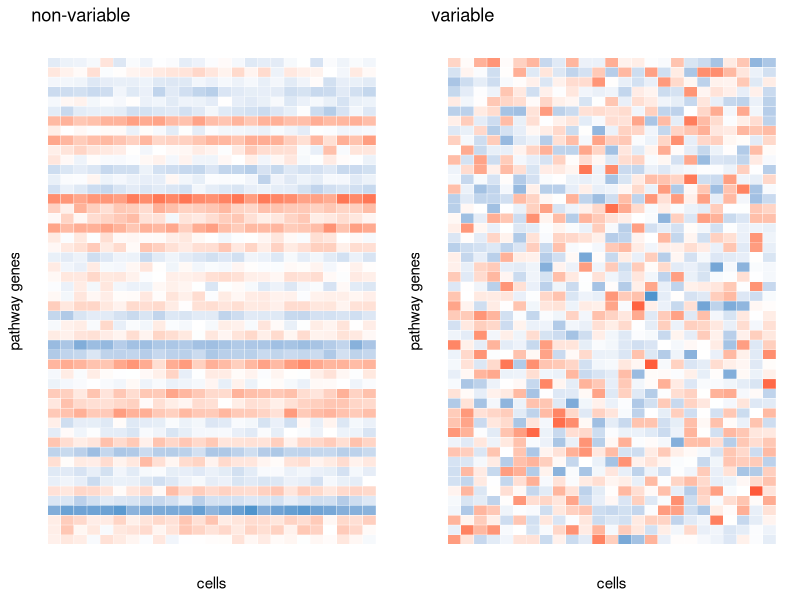
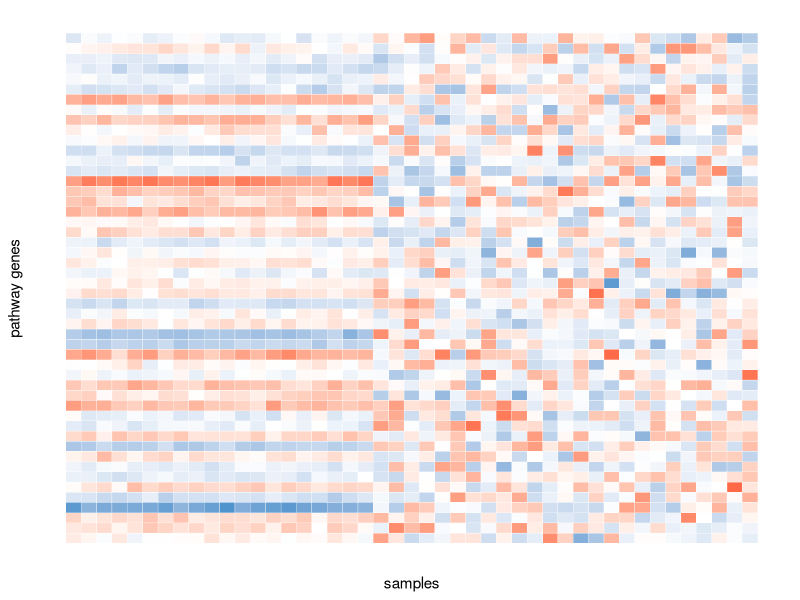

Write R code to recreate these figures, in order. (Note: this script raises an error after producing the figures.)
# this is code to replicate the anlayses and figures from my paper
# "Expression variation analysis for tumor heterogeneity in single-cell RNA-sequencing data"
# figure 1 overview matrix, tsne, barplot
# code developed by Emily Davis

###################################################
### code chunk 1: r init
###################################################
library(ggplot2)
library(ggsignif)
library(gridExtra)
library(dplyr)
library(magrittr)
library(ggrepel)
library(Rtsne)
library(reshape2)

###################################################
### code chunk: overview fig matrix
###################################################

N = 50
M = 50
matvar <- matrix( rnorm(N*M,mean=0,sd=1), N, M) 

# remove first column - adjust sd to change variation level
ma <- matvar[,1]
reps <- t(do.call(rbind, replicate(25, ma, simplify=FALSE)))

# variable data
jitv <- reps + matrix(rnorm(nrow(reps) * ncol(reps), sd = 50), ncol = ncol(reps))
scalevar <- apply(jitv,2,scale)
meltvar <- melt(scalevar)

var <- ggplot(meltvar, aes(Var2,Var1)) + geom_tile(aes(fill = (value)), colour = "white") + 
  scale_fill_gradient2(low = "steelblue3", mid = "white", high = "red1") +
  theme(axis.text.x=element_blank(),
        axis.ticks.x=element_blank(),
        axis.text.y=element_blank(),
        axis.ticks.y=element_blank()) +
  theme(legend.position="none") +
  theme(panel.grid.major = element_blank(), panel.grid.minor = element_blank(),
        panel.background = element_blank()) +
  ggtitle("variable") +labs(x = "cells", y = "pathway genes") 

# data with little variation 
jitc <- reps + matrix(rnorm(nrow(reps) * ncol(reps), sd = 0.25), ncol = ncol(reps))
scalec <- apply(jitc,2,scale)
meltc <- melt(scalec)

const <- ggplot(meltc, aes(Var2,Var1)) +
  geom_tile(aes(fill = (value)), colour = "white") + 
  scale_fill_gradient2(low = "steelblue3", mid = "white", high = "red1") +
  theme(axis.text.x=element_blank(),
        axis.ticks.x=element_blank(),
        axis.text.y=element_blank(),
        axis.ticks.y=element_blank()) +
  theme(legend.position="none") +
  theme(panel.grid.major = element_blank(), panel.grid.minor = element_blank(),
        panel.background = element_blank()) +
  ggtitle("non-variable") +labs(x = "cells", y = "pathway genes")

# plot both matrices
grid.arrange(const, var, ncol = 2)

# combine into one matrix
mat <- cbind(jitc, jitv)
dim(mat)
colnames(mat) <- rep(1:50, each = 1)
mat <- mat[,-c(1:5)]
scaled <- apply(mat,2,scale)
meltd <- melt(scaled)

svg("overview_fig_all_matrix.svg")
ggplot(meltd, aes(Var2,Var1)) +
  geom_tile(aes(fill = (value)), colour = "white") + 
  scale_fill_gradient2(low = "steelblue3", mid = "white", high = "red1") +
  theme(axis.text.x=element_blank(),
        axis.ticks.x=element_blank(),
        axis.text.y=element_blank(),
        axis.ticks.y=element_blank()) +
  theme(legend.position="none") +
  theme(panel.grid.major = element_blank(), panel.grid.minor = element_blank(),
        panel.background = element_blank()) +
  labs(x = "samples", y = "pathway genes")

dev.off()

# generate top legend
df = as.data.frame(rep(c("a", "b"), each = 25)) 
colnames(df) <- c("group")
ha = HeatmapAnnotation(df = df, col = list(group = c("a" =  "blue", "b" = "red")))
draw(ha, 1:50)

###################################################
### code chunk: overview tsne 
###################################################

set.seed(123456)
N = 2000
D = 200
data.norm = matrix(rnorm(N * D, 2), N)
groups.probs = runif(2)
groups = sample(1:2, N, TRUE, groups.probs/sum(groups.probs))
for (gp in unique(groups)) {
  dev = rep(1, D)
  dev[sample.int(D, 3)] = runif(3, -10, 10)
  data.norm[which(groups == gp), ] = data.norm[which(groups == 
                                                       gp), ] %*% diag(dev)
}
info.norm = tibble(truth = factor(groups))

pca.norm = prcomp(data.norm)
info.norm %<>% cbind(pca.norm$x[, 1:4])

tsne.norm = Rtsne(pca.norm$x, pca = FALSE)
info.norm %<>% mutate(tsne1 = tsne.norm$Y[, 1], tsne2 = tsne.norm$Y[,2])

pdf("overview_fig_tsne.pdf",width=6.5,height=5)
ggplot(info.norm, aes(x = tsne1, y = tsne2, colour = truth)) + 
  geom_point(alpha = 0.3) + theme_bw() + 
  scale_color_manual(breaks = c("1", "2"),
                     values=c("blue", "red")) + 
  theme(panel.grid.major = element_blank(), panel.grid.minor = element_blank(),
        panel.background = element_blank())
dev.off()

###################################################
### code chunk: overview bar plot of estats
###################################################

phenotype <- c("1", "2")
estat <- c(0.10, 0.22)
df <- data.frame(phenotype, estat)

svg("overview_fig_bar.svg",width=5,height=5)
ggplot(data = df, aes(x=phenotype, y=estat, fill=phenotype)) +
  geom_bar(stat="identity") + theme_bw() +
  scale_fill_manual(values =c("blue", "red")) +
  geom_signif(y_position=c(0.25), xmin=c(1), xmax=c(2),annotation=c("***"), tip_length =0.2)
dev.off()
